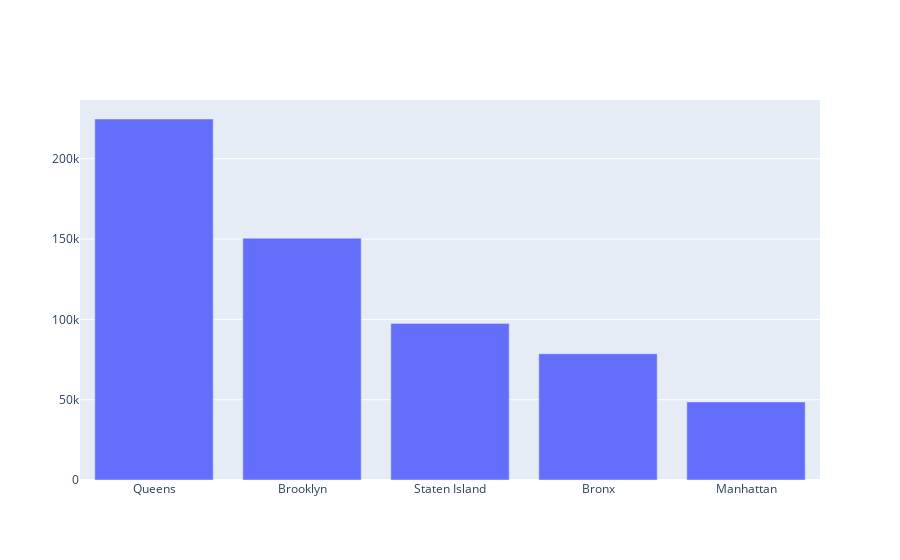

Source (notebook cell):
### Code cell
fig = go.Figure(
    go.Bar(
        x=boro_data['boro'], y=boro_data['count'])
)

fig.show(
    config= {'displaylogo': False, 
             'displayModeBar': False}
)

### Figure 1 — Plotly figure (JSON) as saved in the notebook; plotly's stock layout.template omitted (floating-point values rounded to 4 significant figures)
{"data": [{"type": "bar", "x": ["Queens", "Brooklyn", "Staten Island", "Bronx", "Manhattan"], "y": [224748, 150555, 97500, 78593, 48604]}], "layout": {"autosize": true, "xaxis": {"autorange": true, "range": [-0.5, 4.5], "type": "category"}, "yaxis": {"autorange": true, "range": [0, 236600.0], "type": "linear"}}}
